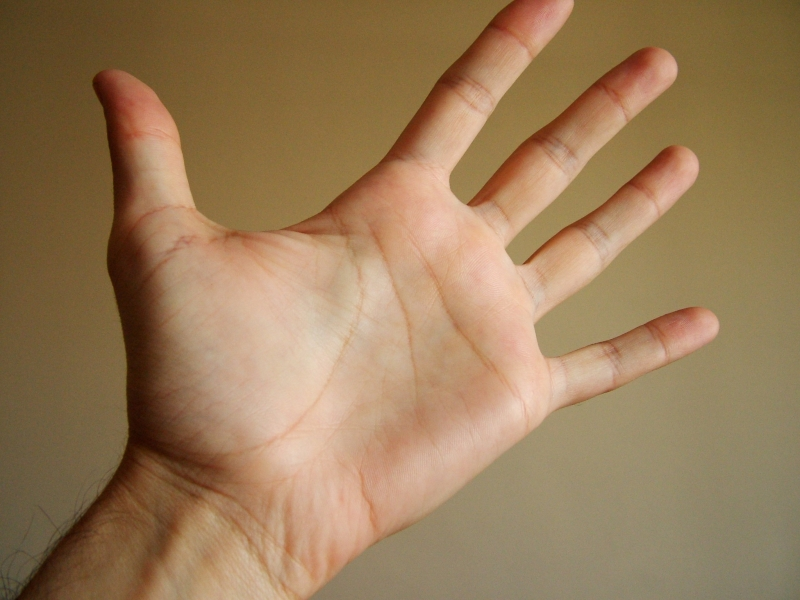
#> input picture 0521/p07_幾何形狀的檢測和擬合/img7/hand.jpg, 800 x 600 px
$ python 05_hand.py
#> lines starting #> are read from the running program, lines starting #| are printed output that depends on the picture; after the words box and inside, x2 and y2 are one past the last pixel; in counts of white or black regions, pixels touching at a corner belong together
# -*- coding: utf-8 -*-
import numpy as np
import cv2
#主函數
if __name__ == "__main__":
    #黑色畫板 400 x 400
    s = 400
    I = np.zeros((s,s),np.uint8)
    #隨機生成 橫縱坐標均在 100 至 300 的座標點
    n=80#隨機生成 n 個座標點，每一行存儲一個座標
    points = cv2.imread('img7/hand.jpg',cv2.IMREAD_GRAYSCALE)
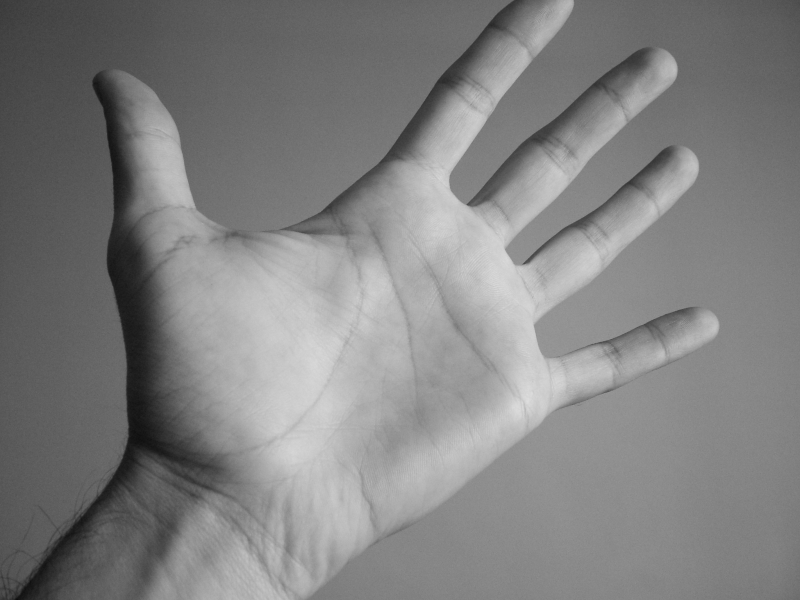
#> points: shape (600, 800); min 12, max 222, mean 128.8
    #把上述點集處的灰度值設置為 255,單個白色圖元點不容易觀察，用一個小圓標注一下
    for i in range(n):
        cv2.circle(I,(points[i,0],points[i,1]),2,255,2)
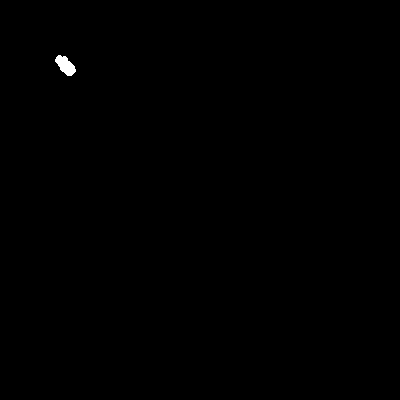
#> I: shape (400, 400); 0.16% white; 1 white region, box (x1, y1, x2, y2) and area: (55, 55, 76, 76) 259
    #求點集 points 的凸包
#> (the run stopped early here; a loop or call above may not have finished)
